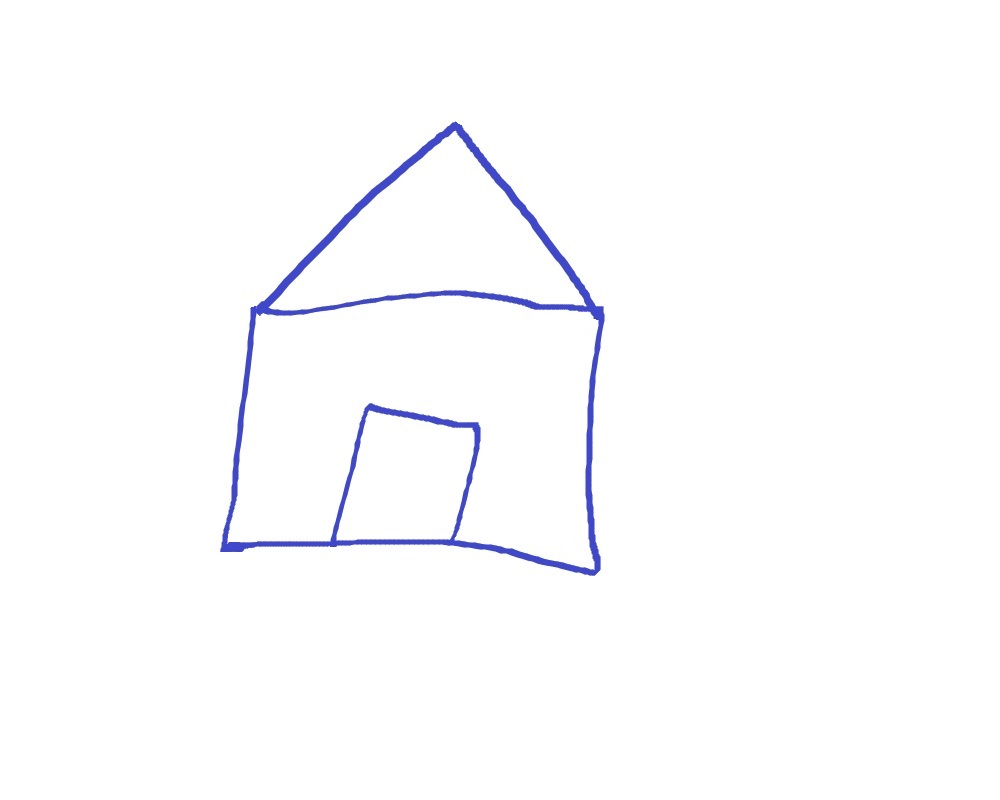
#> input picture images/house.jpg, 1000 x 800 px
$ jupyter execute '3. Approximating Contours and Convex Hull .ipynb'
#> lines starting #> are read from the running program, lines starting #| are printed output that depends on the picture; after the words box and inside, x2 and y2 are one past the last pixel; in counts of white or black regions, pixels touching at a corner belong together
## Approximating Contours and Convex Hull

***cv2.approxPolyDP(contour, Approximation Accuracy, Closed)***
- **contour** – is the individual contour we wish to approximate
- **Approximation Accuracy** – Important parameter is determining the accuracy of the approximation. Small values give precise-  approximations, large values give more generic approximation. A good rule of thumb is less than 5% of the contour perimeter
- **Closed** – a Boolean value that states whether the approximate contour should be open or closed

[cell 1]
import numpy as np
import cv2

# Load image and keep a copy
image = cv2.imread('../images/house.jpg')
#> image is the input picture: shape (800, 1000, 3); mean B, G, R 253.8, 252.1, 251.9
orig_image = image.copy()
cv2.imshow('Original Image', orig_image)
cv2.waitKey(0)

# Grayscale and binarize
gray = cv2.cvtColor(image, cv2.COLOR_BGR2GRAY)
ret, thresh = cv2.threshold(gray, 127, 255, cv2.THRESH_BINARY_INV)
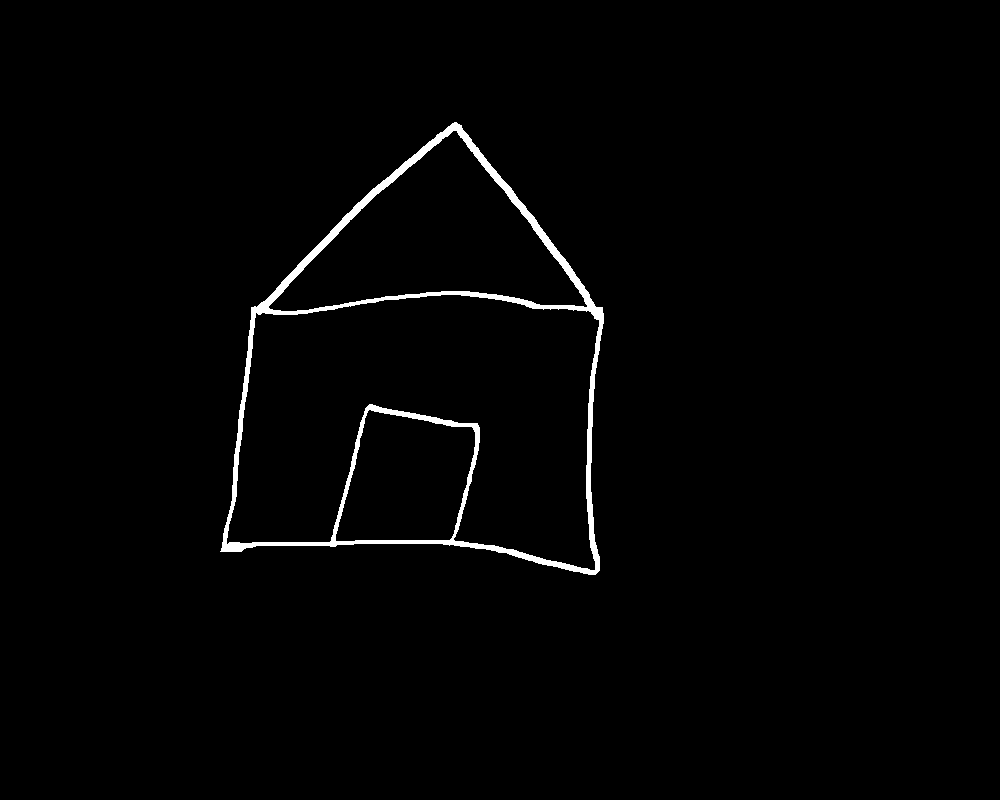
#> thresh: shape (800, 1000); 1.4% white; 1 white region

# Find contours
contours, hierarchy = cv2.findContours(thresh.copy(), cv2.RETR_LIST, cv2.CHAIN_APPROX_NONE)
#> contours = 4 contours; box (x1, y1, x2, y2) and area: (220, 122, 604, 575) 119856, (226, 294, 600, 571) 68692, (268, 130, 588, 312) 27820, (335, 409, 476, 542) 14092

# Iterate through each contour and compute the bounding rectangle
for c in contours:
    x,y,w,h = cv2.boundingRect(c)
    cv2.rectangle(orig_image,(x,y),(x+w,y+h),(0,0,255),2)
    cv2.imshow('Bounding Rectangle', orig_image)
#> this loop made 4 passes
#> (x, y, w, h) on passes 1 to 4: (335, 409, 141, 133), (226, 294, 374, 277), (268, 130, 320, 182), (220, 122, 384, 453)
#> pass 1, `cv2.imshow('Bounding Rectangle', orig_image)`:
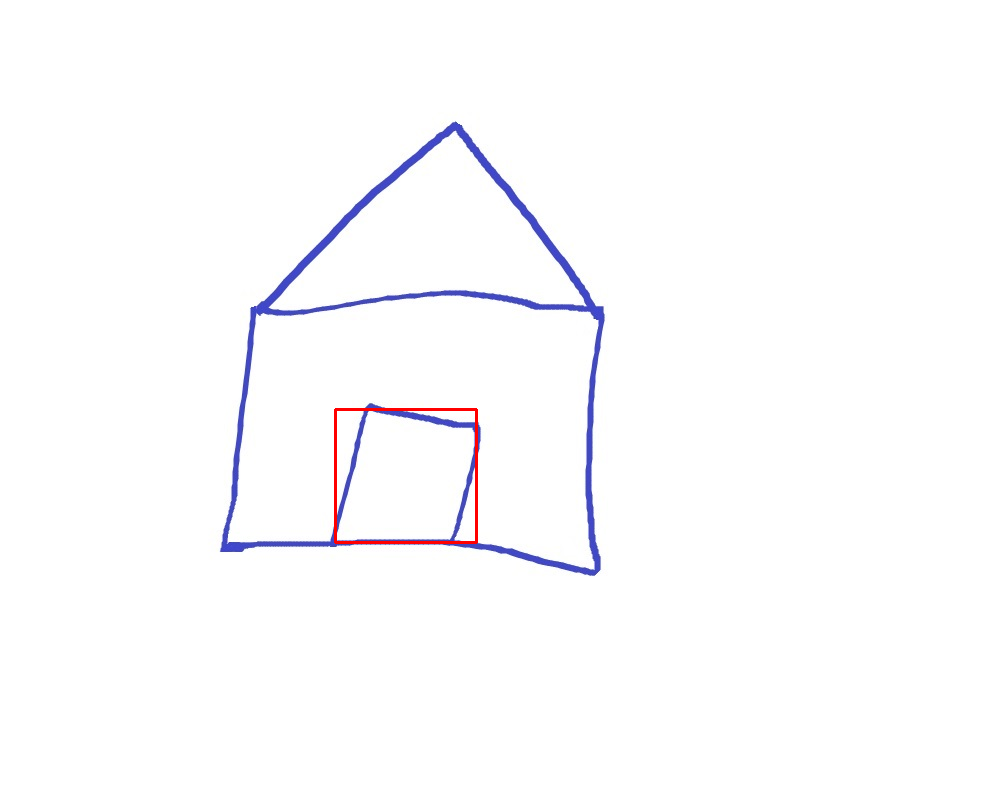
#> window 'Bounding Rectangle': shape (800, 1000, 3); mean B, G, R 253.4, 251.7, 252.1
#> after the loop:
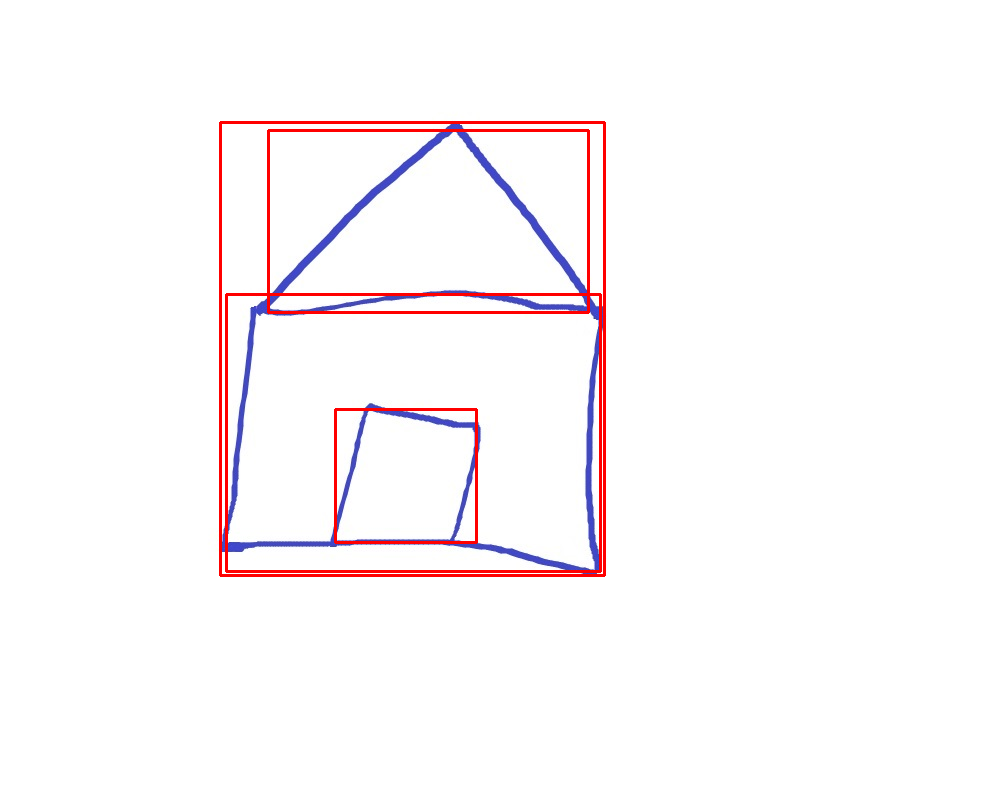
#> orig_image: shape (800, 1000, 3); 1.69% of pixels changed, all inside (x1, y1, x2, y2) = (219, 121, 606, 577)

cv2.waitKey(0)

# Iterate through each contour and compute the approx contour
for c in contours:
    # Calculate accuracy as a percent of the contour perimeter
    accuracy = 0.01 * cv2.arcLength(c, True)
    approx = cv2.approxPolyDP(c, accuracy, True)
    cv2.drawContours(image, [approx], 0, (0, 255, 0), 2)
    cv2.imshow('Approx Poly DP', image)
#> this loop made 4 passes
#> accuracy on passes 1, 2, 4: 4.95, 15.31, 14.65
#> (accuracy, approx) on pass 3: (8.33, [[587, 305], [441, 291], [268, 307], [453, 130]])
#> pass 1, `cv2.imshow('Approx Poly DP', image)`:
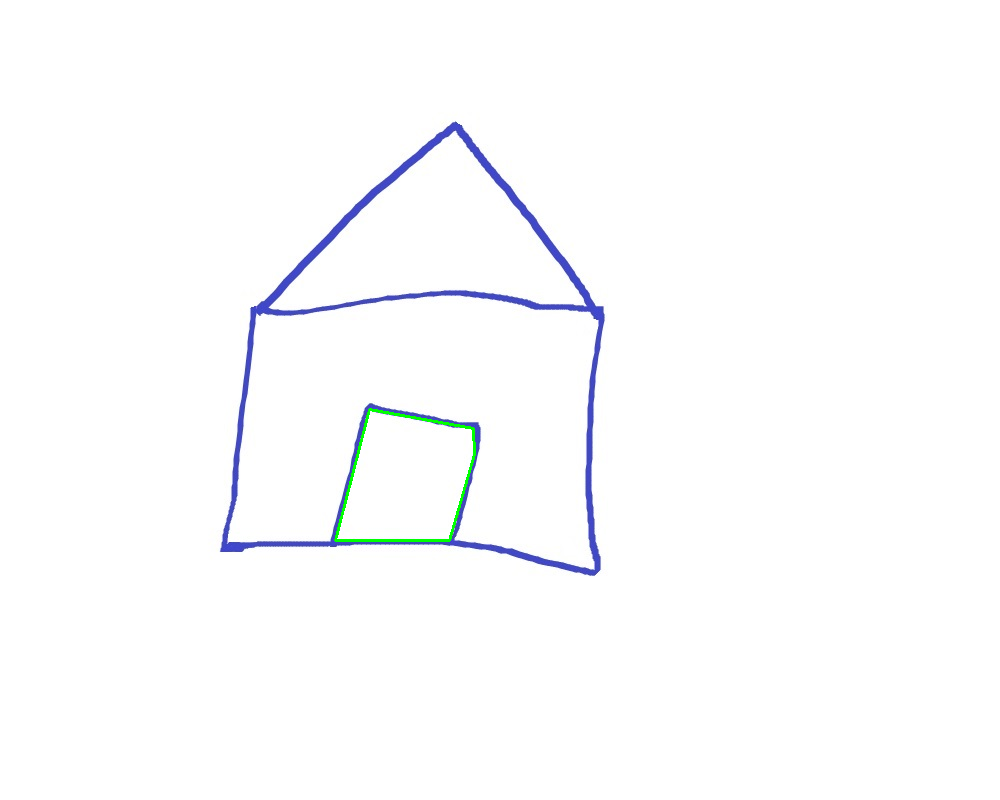
#> window 'Approx Poly DP': shape (800, 1000, 3); mean B, G, R 253.5, 252.3, 251.7
#> after the loop: image: shape (800, 1000, 3); 1.49% of pixels changed, all inside (x1, y1, x2, y2) = (219, 121, 604, 572)

cv2.waitKey(0)
cv2.destroyAllWindows()

## Convex Hull
 Polygon shape covers your figure, not like the conventional way like Contour

[cell 2]
import numpy as np
import cv2

image = cv2.imread('../images/hand.jpg')
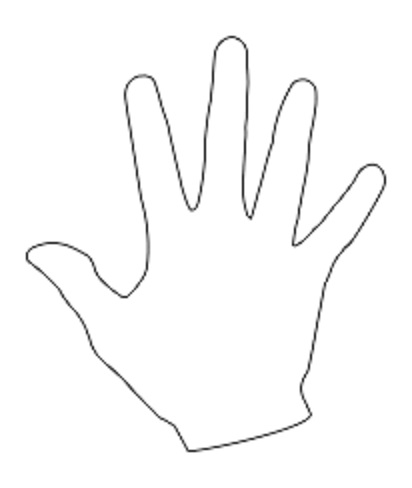
#> input picture images/hand.jpg, 412 x 488 px
#> image is the input picture: shape (488, 412, 3); min 28, max 255, mean 250.3
gray = cv2.cvtColor(image, cv2.COLOR_BGR2GRAY)
#> gray: shape (488, 412)

cv2.imshow('Original Image', image)
cv2.waitKey(0)

# Threshold the image
ret, thresh = cv2.threshold(gray, 176, 255, 0)
#> thresh: shape (488, 412); 97.5% white; black in thin lines or dots, all inside (x1, y1, x2, y2) = (26, 36, 386, 452)

# Find contours
contours, hierarchy = cv2.findContours(thresh.copy(), cv2.RETR_LIST, cv2.CHAIN_APPROX_NONE)
#> contours = 3 contours; box (x1, y1, x2, y2) and area: (0, 0, 412, 488) 200157, (25, 35, 387, 453) 68294, (28, 38, 384, 450) 61403

# Sort Contors by area and
# then remove the largest frame contour, by -1 and [:n]
n = len(contours) - 1
#> n = 2
contours = sorted(contours, key=cv2.contourArea, reverse=False)[:n]
#> contours = 2 contours; box (x1, y1, x2, y2) and area: (25, 35, 387, 453) 68294, (28, 38, 384, 450) 61403

# Iterate through contours and draw the convex hull
for c in contours:
    hull = cv2.convexHull(c)
    cv2.drawContours(image, [hull], 0, (0, 255, 0), 2)
    cv2.imshow('Convex Hull', image)
#> this loop made 2 passes

cv2.waitKey(0)
cv2.destroyAllWindows()

[cell 3]
import numpy as np
import cv2

# Load image and keep a copy
image = cv2.imread('../images/hand.jpg')
orig_image = image.copy()
cv2.imshow('Original Image', orig_image)
cv2.waitKey(0)

# Grayscale and binarize
gray = cv2.cvtColor(image, cv2.COLOR_BGR2GRAY)
ret, thresh = cv2.threshold(gray, 127, 255, cv2.THRESH_BINARY_INV)
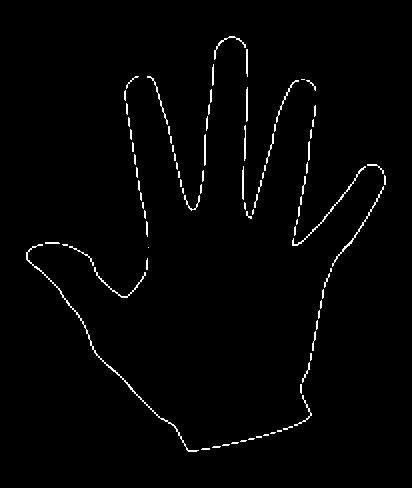
#> thresh: shape (488, 412); 1.6% white in thin lines or dots, all inside (x1, y1, x2, y2) = (26, 36, 386, 452)

# Find contours
contours, hierarchy = cv2.findContours(thresh.copy(), cv2.RETR_LIST, cv2.CHAIN_APPROX_NONE)
#> contours = 90 contours, 75 with area under 20; largest, box (x1, y1, x2, y2) and area: (26, 244, 199, 452) 190, (292, 166, 366, 246) 83, (332, 186, 384, 267) 73, (94, 267, 146, 298) 53, (214, 36, 246, 60) 40

# Iterate through each contour and compute the bounding rectangle
for c in contours:
    x,y,w,h = cv2.boundingRect(c)
    cv2.rectangle(orig_image,(x,y),(x+w,y+h),(0,0,255),2)
    cv2.imshow('Bounding Rectangle', orig_image)
#> this loop made 90 passes
#> (x, y, w, h) on passes 1 to 12: (201, 448, 9, 2), (212, 446, 9, 2), (222, 444, 8, 2), (231, 442, 8, 2), (240, 440, 7, 2), (248, 438, 7, 2), (256, 436, 6, 2), (263, 434, 6, 2), (270, 432, 6, 2), (277, 430, 5, 2), (283, 426, 10, 4), (294, 395, 18, 31)
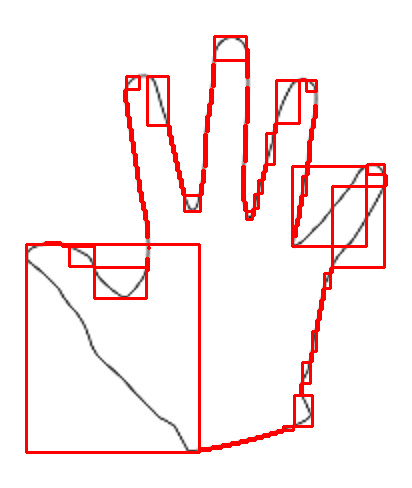
#> orig_image: shape (488, 412, 3); 5.96% of pixels changed, all inside (x1, y1, x2, y2) = (25, 35, 388, 454)

cv2.waitKey(0)

# Iterate through each contour and compute the approx contour
for c in contours:
    # Calculate accuracy as a percent of the contour perimeter
    accuracy = 0.01 * cv2.arcLength(c, True)
    approx = cv2.approxPolyDP(c, accuracy, True)
    cv2.drawContours(image, [approx], 0, (0, 255, 0), 2)
    cv2.imshow('Approx Poly DP', image)
#> this loop made 90 passes
#> (accuracy, approx) on passes 1, 2, 3, 4, 5, 6, 7, 8, 9, 10, 13, 15: (0.174, [[201, 449], [209, 449], [209, 448], [202, 448]]), (0.168, [[212, 447], [219, 447], [220, 446], [213, 446]]), (0.148, [[222, 445], [228, 445], [229, 444], [223, 444]]), (0.148, [[231, 443], [237, 443], [238, 442], [232, 442]]), (0.128, [[240, 441], [245, 441], [246, 440], [241, 440]]), (0.128, [[248, 439], [253, 439], [254, 438], [249, 438]]), (0.12, [[256, 436], [256, 437], [261, 437], [261, 436]]), (0.114, [[263, 435], [268, 435], [268, 434], [264, 434]]), (0.108, [[270, 433], [274, 433], [275, 432], [271, 432]]), (0.1, [[277, 430], [277, 431], [281, 431], [281, 430]]), (0.194, [[300, 384], [300, 392], [301, 393], [301, 384]]), (0.154, [[311, 353], [310, 353], [310, 360], [311, 359]])
#> accuracy on passes 11, 12, 14, 16, 21, 23: 0.222, 0.959, 0.487, 0.411, 0.339, 1.78
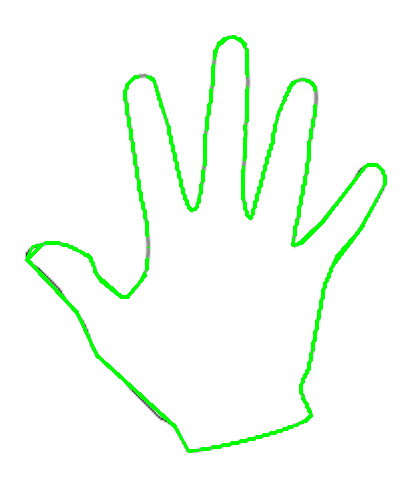
#> image: shape (488, 412, 3); 3.69% of pixels changed, all inside (x1, y1, x2, y2) = (25, 35, 387, 453)

cv2.waitKey(0)
cv2.destroyAllWindows()


# Draw all contours
# Use '-1' as the 3rd parameter to draw all
cv2.drawContours(image, contours, -1, (0,255,0), 3)
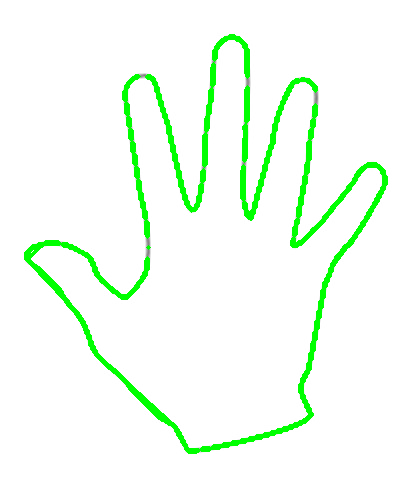
#> image: shape (488, 412, 3); 1.71% of pixels changed, all inside (x1, y1, x2, y2) = (24, 34, 388, 454)

cv2.imshow('Contours', image)
cv2.waitKey(0)
cv2.destroyAllWindows()
